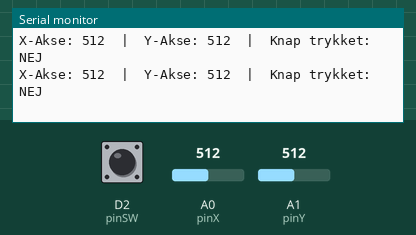
Simulated run of this program. Board: Arduino Uno R4 WiFi. Parts: the last lines printed to the serial monitor. The inputs (shaded band) are chosen by the test bench; at power-on: D2 (pinSW) HIGH, A0 (pinX) = 512, A1 (pinY) = 512.

Above: at 1.2 s.
1.3 s: D2 (pinSW) pulled LOW for 0.15 s
At 1.33 s:
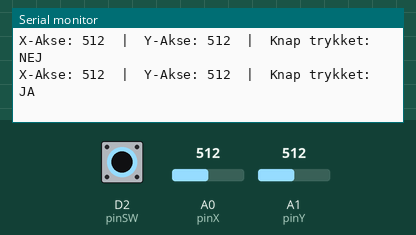
2.9 s: D2 (pinSW) pulled LOW for 3.2 s
At 3.0 s:
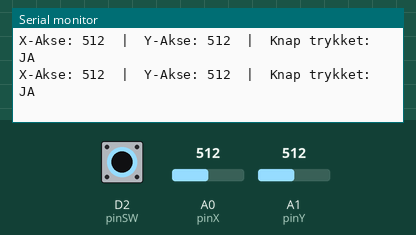
9.1 s: A0 (pinX) set to 540
At 9.16 s:
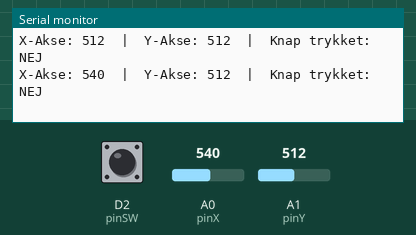
10.6 s: A1 (pinY) set to 540
At 10.63 s:
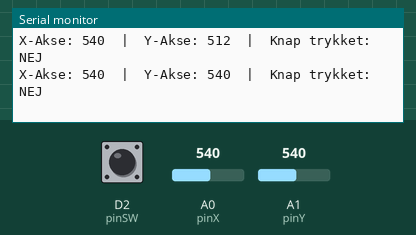
12.1 s: A0 (pinX) set to 520
At 12.1 s:
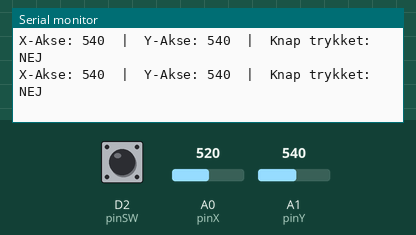
13.6 s: A1 (pinY) set to 480
At 13.61 s:
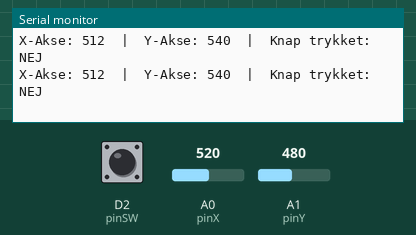
Timing chart, 0 to 16.1 s (numbered marks = the images above; inputs shaded):
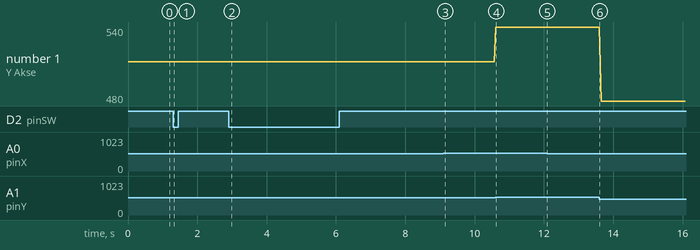

The program:

main.cpp
```cpp
#include <Arduino.h>

// Definer vores pins ud fra din fine ledningsføring
const int pinX = A0;      // VRx (Grøn ledning)
const int pinY = A1;      // VRy (Blå ledning)
const int pinSW = 2;      // SW (Pink ledning)

void setup() {
  // Sæt baud-rate til 115200 for at fjerne latency (hastigheds-forsinkelse)
  Serial.begin(115200);

  // Konfigurer trykknappen med indbygget pull-up modstand
  pinMode(pinSW, INPUT_PULLUP);
}

void loop() {
  // 1. Læs de analoge værdier (X og Y giver normalt mellem 0 og 1023)
  int xVal = analogRead(pinX);
  int yVal = analogRead(pinY);

  // 2. Læs den digitale knap (LOW = trykket ned, HIGH = sluppet)
  int swVal = digitalRead(pinSW);
  bool isPressed = (swVal == LOW);

  // 3. Tilføj en "Deadzone" til midterpositionen (så slidte komponenter ikke hopper)
  // Normal midte er ca. 512. Hvis værdien er tæt på, tvinger vi den til præcis 512.
  if (xVal > 490 && xVal < 530) xVal = 512;
  if (yVal > 490 && yVal < 530) yVal = 512;

  // 4. Print værdierne ud i Serial Monitor på én flot linje
  Serial.print("X-Akse: ");
  Serial.print(xVal);
  Serial.print("  |  Y-Akse: ");
  Serial.print(yVal);
  Serial.print("  |  Knap trykket: ");
  Serial.println(isPressed ? "JA" : "NEJ");

  // Lille delay på 50ms så skærmen ikke flimrer for hurtigt
  delay(50);
}
```

Measured:
- after the input at 1.3 s, the serial monitor: prints a new line at once (image 1)
- after the input at 9.1 s, the serial monitor: prints a new line after 0.05 s (image 3)
- after the input at 10.6 s, the serial monitor: prints a new line at once (image 4)
- plotted number 1: 540 → 480 after the input at 13.6 s
